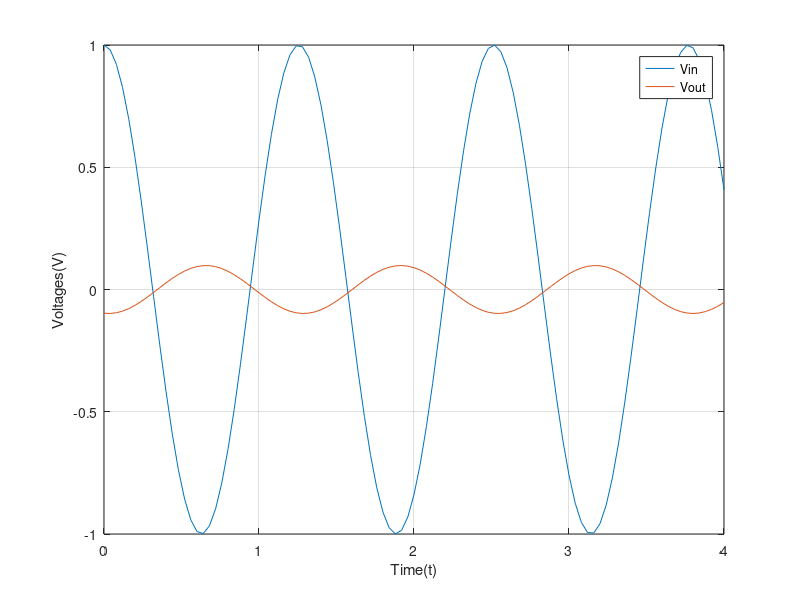

The MATLAB source for this figure:
clc
clear all

% Describe the resistors, inductor and capacitor values:
R1=1; % Ω
R2=1; % Ω
R3=1; % Ω
L=1; % H
C=1; % F

w = input("Enter a 'w' value:");
 if w == 1
 t = 0:0.01:15;
 end
 if w == 5
 t = 0:0.04:4;
 end
 if w == 100
 t = 0:0.0015:0.15;
 end

Vin=cos(w*t);

% Impedances
z1=R1; % Ω
z2=R2+1/(j*w*C); % Ω
z3=R3+(j*w*L); % Ω
ztotal=z1+((z2*z3)/(z2+z3)); % Ω

% Main current and Va is the voltage at node a
i=Vin./ztotal; % =(0.5).*(cos(w*t))
i_phasor=[0.5 0];
Va=Vin-(i*R1); % =(0.5).*(cos(w*t))"
Va_phasor=[0.5 0];

% Capacitor impedance and the current at capacitor 
Cimp_phasor=[sqrt(1+(1/w^(2))) atan2d((-1/w),(1))];
ic_phasor=[Va_phasor(1)./Cimp_phasor(1) Va_phasor(2) - Cimp_phasor(2)];
Zc=-j/w;
Zc_phasor=[abs(Zc) atan2d((-1/w),(0))];
Vout_phasor=[ic_phasor(1)*Zc_phasor(1) ic_phasor(2) + Zc_phasor(2)];
Vout_t=Vout_phasor(1)*(cos(w*t + Vout_phasor(2)));

% Plotting the values
plot(t,Vin,t,Vout_t)
xlabel('Time(t)')
ylabel('Voltages(V)')
legend('Vin','Vout')
grid on
disp("Vout's angle of phasor :" + Vout_phasor(2))